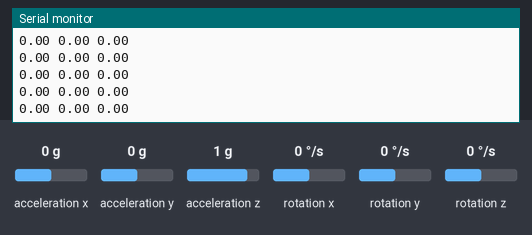
Bench run of a sketch on a simulated Arduino Nano 33 BLE. Parts: the last lines printed to the serial monitor. The test bench sets the inputs (shaded band); at power-on: acceleration x 0 g, acceleration y 0 g, acceleration z 1 g, rotation z 0 °/s, rotation x 0 °/s, rotation y 0 °/s. Nothing arrives over Bluetooth unless stated; a phone connects over Bluetooth LE 3 s after start.

Above: at 3.8 s.
3.9 s: acceleration x set to -1.4 g
At 5.0 s:
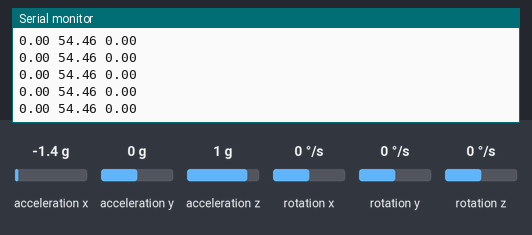
5.4 s: acceleration y set to -1.4 g
At 6.3 s:
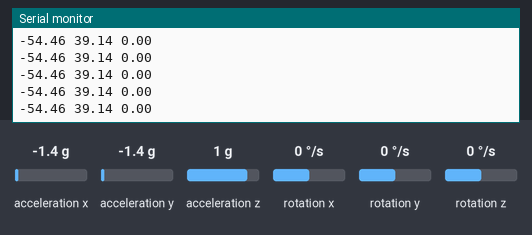
6.9 s: acceleration z set to -1.4 g
At 8.0 s:
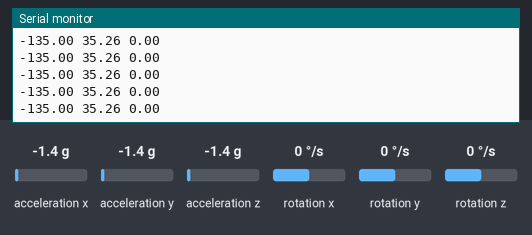
8.4 s: rotation z set to -192 °/s
At 9.2 s:
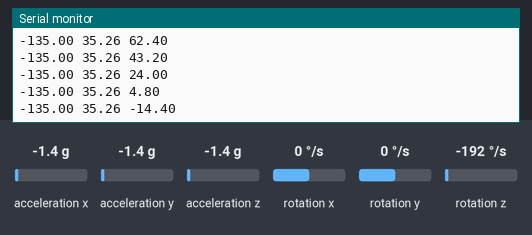
Timing chart, 0 to 10.1 s (numbered marks = the images above; inputs shaded):
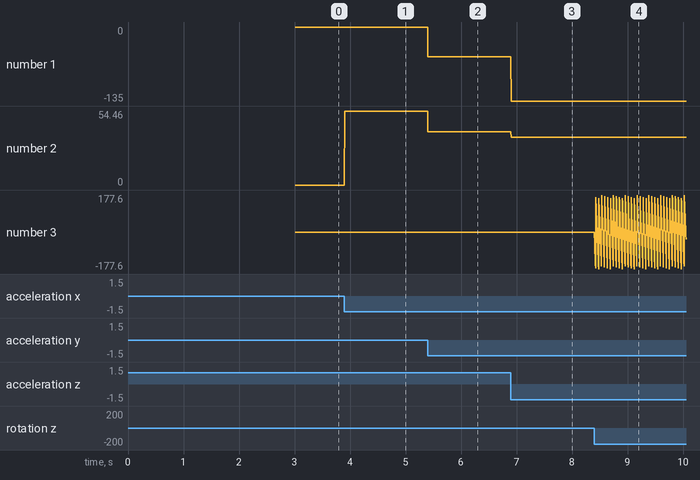

Measured:
- after the input at 3.9 s, the serial monitor: prints a new line at once (image 1)
- after the input at 5.4 s, the serial monitor: prints a new line at once (image 2)
- after the input at 6.9 s, the serial monitor: prints a new line at once (image 3)
- after the input at 8.4 s, the serial monitor: prints a new line at once (image 4)
- plotted number 1: 0 → -54.46 after the input at 5.4 s, -54.46 → -135 after the input at 6.9 s
- plotted number 2: 0 → 54.46 after the input at 3.9 s, 54.46 → 39.14 after the input at 5.4 s, 39.14 → 35.26 after the input at 6.9 s
- plotted number 3: 0 → -14.4 after the input at 8.4 s

The sketch:

withoutVertical.ino
```cpp
#include <Arduino_BMI270_BMM150.h>
#include <ArduinoBLE.h>

float roll = 0, pitch = 0, yaw = 0;
const float sensitivity = 0.1;
const float verticalThreshold = 0.5; // Adjust this value to change sensitivity

BLEService sensorService("180C");
BLECharacteristic sensorCharacteristic("2A56", BLERead | BLENotify, 30);

void setup() {
 Serial.begin(9600);
  while (!Serial);

  if (!BLE.begin()) {
    Serial.println("Starting BLE failed!");
    while (1);
  }

  BLE.setLocalName("Nano33BLESense");
  BLE.setAdvertisedService(sensorService);
  sensorService.addCharacteristic(sensorCharacteristic);
  BLE.addService(sensorService);
  BLE.advertise();

  Serial.println("BLE device is now advertising");

  if (!IMU.begin()) {
    Serial.println("Failed to initialize IMU!");
    while (1);
  }

  Serial.println("IMU initialized.");
}

void loop() {
  float x, y, z;

  BLEDevice central = BLE.central();

  if (central) {
    Serial.print("Connected to central: ");
    Serial.println(central.address());

    while (central.connected()) {
      updateAndSendData();
    }

    Serial.print("Disconnected from central: ");
    Serial.println(central.address());
  }


  delay(50); // Adjust delay as needed
}

void updateAndSendData() {

    float x,y,z;
    float vertical;

  if (IMU.accelerationAvailable()) {
    IMU.readAcceleration(x, y, z);

    // Calculate roll and pitch
    roll = atan2(y, z) * 180.0 / PI;
    pitch = atan2(-x, sqrt(y * y + z * z)) * 180.0 / PI;


    vertical = z - 1.0; // Subtract 1g to account for gravity
    if (abs(vertical) < verticalThreshold) {
     if (vertical > 0) {
      vertical = 1; // Upward movement
    } else {
      vertical = -1; // Downward movement
    }
    }
      }

  if (IMU.gyroscopeAvailable()) {
    IMU.readGyroscope(x, y, z);

    // Calculate yaw (simple integration)
    yaw += z * sensitivity;

    // Keep yaw between -180 and 180 degrees
    if (yaw > 180) yaw -= 360;
    if (yaw < -180) yaw += 360;
  }

  // Output roll, pitch, and yaw values
 String data = String(roll) + " " + String(pitch) + " " + String(yaw) + " ";
 Serial.println(data);
 sensorCharacteristic.writeValue(data.c_str());
}
```
